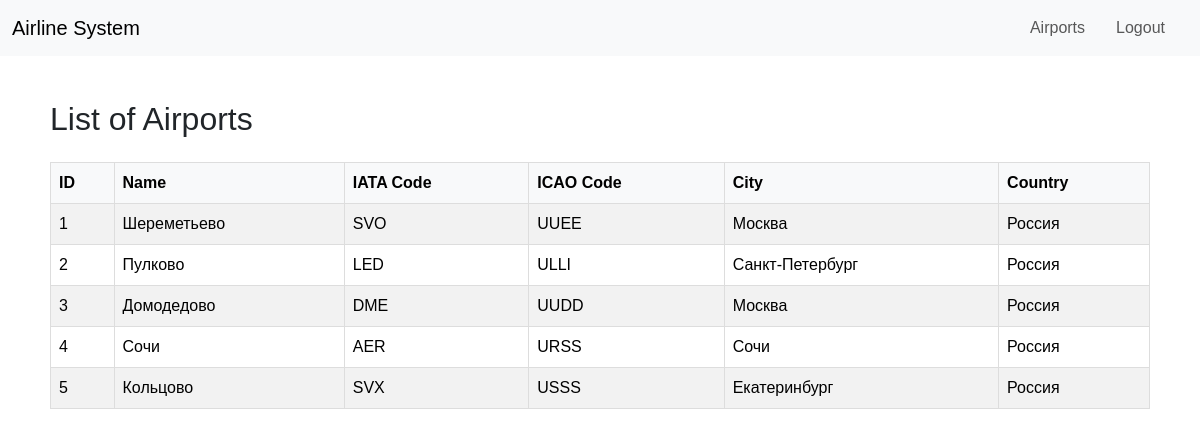
Page /airports (signed in) on the committed database.
### main.py (models this page shows)
class Airport(db.Model):
    id = db.Column(db.Integer, primary_key=True)
    name = db.Column(db.String(120), nullable=False)
    iata_code = db.Column(db.String(3), unique=True)
    icao_code = db.Column(db.String(4), unique=True)
    city = db.Column(db.String(80), nullable=False)
    country = db.Column(db.String(80), nullable=False)

### main.py (the view)
@app.route('/airports')
@cashier_required
def airports():
    airports = Airport.query.all()
    return render_template('airports.html', airports=airports)

### main.py (called while the page is built)
def cashier_required(fn):
    @wraps(fn)
    def wrapper(*args, **kwargs):
        token = session.get('access_token')
        if not token:
            flash("Access Denied: Missing token", "danger")
            return redirect(url_for('login'))
        try:
            decoded_token = decode_token(token)  # Декодируем токен вручную
            role = decoded_token.get('role')
            if role != 'cashier':
                flash("Access Denied: Cashier only", "danger")
                return redirect(url_for('login'))
            return fn(*args, **kwargs)
        except Exception as e:
            flash("Access Denied", "danger")
            return redirect(url_for('login'))
    return wrapper

### templates/airports.html (shortened to what this page needs)
{% extends "base.html" %}
{% block content %}
<h2 class="mb-4">List of Airports</h2>
<table class="table table-striped table-hover">
    <thead class="table-light">
        <tr>
            <th>ID</th>
            <th>Name</th>
            <th>IATA Code</th>
            <th>ICAO Code</th>
            <th>City</th>
            <th>Country</th>
        </tr>
    </thead>
    <tbody>
        {% for airport in airports %}
        <tr>
            <td>{{ airport.id }}</td>
            <td>{{ airport.name }}</td>
            <td>{{ airport.iata_code }}</td>
            <td>{{ airport.icao_code }}</td>
            <td>{{ airport.city }}</td>
            <td>{{ airport.country }}</td>
        </tr>
        {% endfor %}
    </tbody>
</table>
{% endblock %}

### templates/base.html (shortened to what this page needs)
<!DOCTYPE html>
<html lang="en">
<head>
    <link href="https://cdn.jsdelivr.net/npm/bootstrap@5.3.2/dist/css/bootstrap.min.css" rel="stylesheet">
    <link rel="stylesheet" href="{{ url_for('static', filename='css/style.css') }}">
</head>
<body>
    <nav class="navbar navbar-expand-lg navbar-light bg-light mb-4">
        <div class="container-fluid">
            <a class="navbar-brand" href="{{ url_for('airports') }}">Airline System</a>
            <div class="collapse navbar-collapse">
                <ul class="navbar-nav ms-auto">
                    <li class="nav-item">
                        <a class="nav-link" href="{{ url_for('airports') }}">Airports</a>
                    </li>
                    <li class="nav-item">
                        <a class="nav-link" href="{{ url_for('logout') }}">Logout</a>
                    </li>
                </ul>
            </div>
        </div>
    </nav>
    <div class="container">
        {% block content %}{% endblock %}
    </div>
</body>
</html>

### static/css/style.css (style rules this page uses)
body { font-family: Arial, sans-serif; margin: 0; padding: 0; }
nav { background-color: #333; padding: 10px; color: white; }
nav a { color: white; margin-right: 15px; text-decoration: none; }
.container { padding: 20px; }
table { width: 100%; border-collapse: collapse; margin-top: 20px; }
table, th, td { border: 1px solid #ddd; }
th, td { padding: 8px; text-align: left; }

### rows in the picture
Airport: id "1", name "Шереметьево", iata_code "SVO", icao_code "UUEE", city "Москва", country "Россия"
Airport: id "2", name "Пулково", iata_code "LED", icao_code "ULLI", city "Санкт-Петербург", country "Россия"
Airport: id "3", name "Домодедово", iata_code "DME", icao_code "UUDD", city "Москва", country "Россия"
Airport: id "4", name "Сочи", iata_code "AER", icao_code "URSS", city "Сочи", country "Россия"
Airport: id "5", name "Кольцово", iata_code "SVX", icao_code "USSS", city "Екатеринбург", country "Россия"
